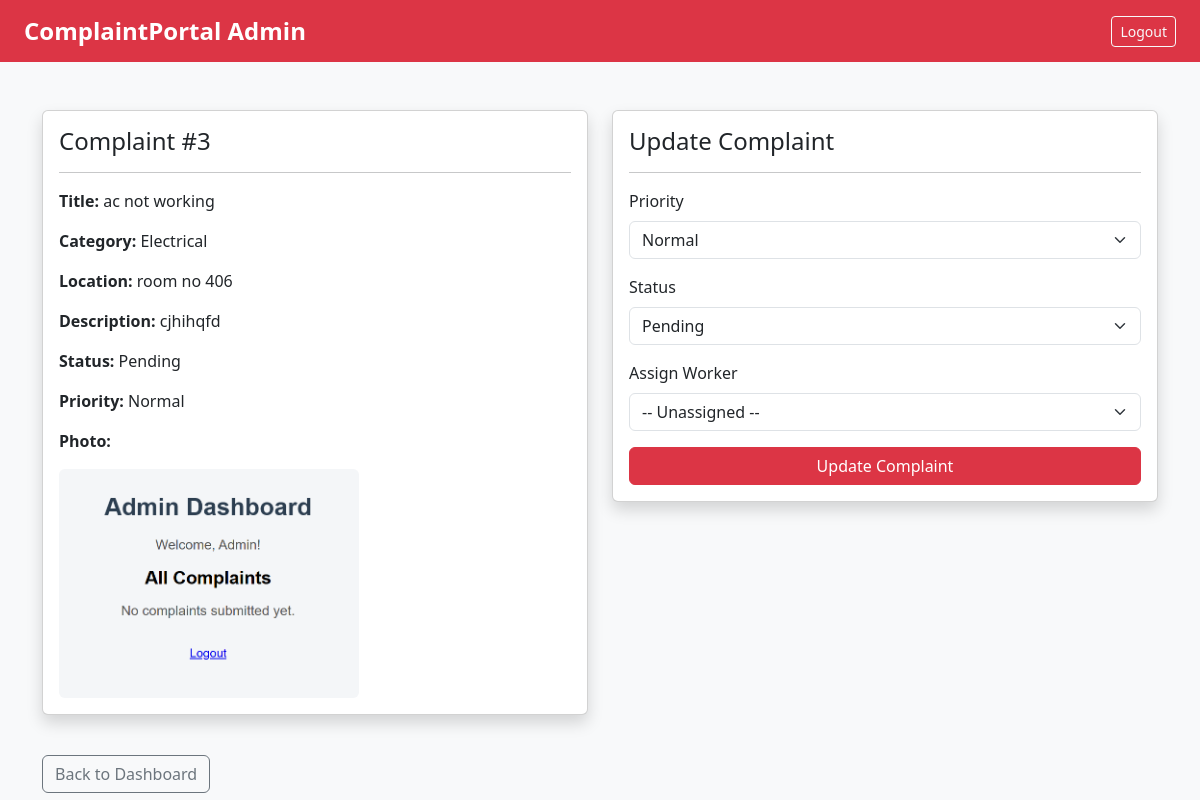
The app's page /admin/complaint/3 (signed in) with its own data.
### app.py (models this page shows)
class Complaint(db.Model):
    id = db.Column(db.Integer, primary_key=True)
    user_id = db.Column(db.Integer, db.ForeignKey('user.id'), nullable=False)
    title = db.Column(db.String(200), nullable=False)
    category = db.Column(db.String(100), nullable=False)
    location = db.Column(db.String(200), nullable=False)
    description = db.Column(db.Text, nullable=False)
    photo = db.Column(db.String(300), nullable=True)
    status = db.Column(db.String(50), default='Pending')
    priority = db.Column(db.String(20), default='Normal')
    assigned_worker_id = db.Column(
        db.Integer, db.ForeignKey('user.id'), nullable=True)
    created_at = db.Column(db.DateTime, default=db.func.now())

### app.py (the view, shortened to what this page needs)
@app.route('/admin/complaint/<int:complaint_id>', methods=['GET', 'POST'])
def manage_complaint(complaint_id):
    if 'user_id' not in session:
        return redirect('/login')
    if session.get('user_role') != 'admin':
        return redirect('/dashboard')
    complaint = Complaint.query.get_or_404(complaint_id)
    workers = User.query.filter_by(role='worker').all()
    return render_template('manage_complaint.html', complaint=complaint, workers=workers)

### templates/manage_complaint.html (shortened to what this page needs)
<!DOCTYPE html>
<html>
<head>
    <link rel="stylesheet" href="https://cdn.jsdelivr.net/npm/bootstrap@5.3.0/dist/css/bootstrap.min.css">
    <link rel="stylesheet" href="{{ url_for('static', filename='css/style.css') }}">
</head>
<body>
<nav class="navbar navbar-dark bg-danger px-4">
    <a class="navbar-brand" href="/">ComplaintPortal Admin</a>
    <div>
        <a href="/logout" class="btn btn-outline-light btn-sm">Logout</a>
    </div>
</nav>
<div class="container mt-5">
    <div class="row">
        <div class="col-md-6">
            <div class="card shadow mb-4">
                <div class="card-body">
                    <h4 class="card-title">Complaint #{{ complaint.id }}</h4>
                    <hr>
                    <p><strong>Title:</strong> {{ complaint.title }}</p>
                    <p><strong>Category:</strong> {{ complaint.category }}</p>
                    <p><strong>Location:</strong> {{ complaint.location }}</p>
                    <p><strong>Description:</strong> {{ complaint.description }}</p>
                    <p><strong>Status:</strong> {{ complaint.status }}</p>
                    <p><strong>Priority:</strong> {{ complaint.priority }}</p>
                    {% if complaint.photo %}
                        <p><strong>Photo:</strong></p>
                        <img src="{{ url_for('static', filename='uploads/' + complaint.photo) }}" class="img-fluid rounded" style="max-width: 300px;">
                    {% endif %}
                </div>
            </div>
        </div>
        <div class="col-md-6">
            <div class="card shadow">
                <div class="card-body">
                    <h4 class="card-title">Update Complaint</h4>
                    <hr>
                    <form method="POST">
                        <div class="mb-3">
                            <label class="form-label">Priority</label>
                            <select name="priority" class="form-select">
                                <option value="Normal" {% if complaint.priority == 'Normal' %}selected{% endif %}>Normal</option>
                            </select>
                        </div>
                        <div class="mb-3">
                            <label class="form-label">Status</label>
                            <select name="status" class="form-select">
                                <option value="Pending" {% if complaint.status == 'Pending' %}selected{% endif %}>Pending</option>
                            </select>
                        </div>
                        <div class="mb-3">
                            <label class="form-label">Assign Worker</label>
                            <select name="worker_id" class="form-select">
                                <option value="">-- Unassigned --</option>
                            </select>
                        </div>
                        <button type="submit" class="btn btn-danger w-100">Update Complaint</button>
                    </form>
                </div>
            </div>
        </div>
    </div>
    <a href="/admin/dashboard" class="btn btn-outline-secondary mt-3">Back to Dashboard</a>
</div>
</body>
</html>

### static/css/style.css (style rules this page uses)
body { background-color: #f8f9fa; }
.navbar-brand { font-weight: bold; font-size: 1.5rem; }

### records on screen
Complaint: id "3", title "ac not working", category "Electrical", location "room no 406", description "cjhihqfd", status "Pending", priority "Normal", photo (picture)
